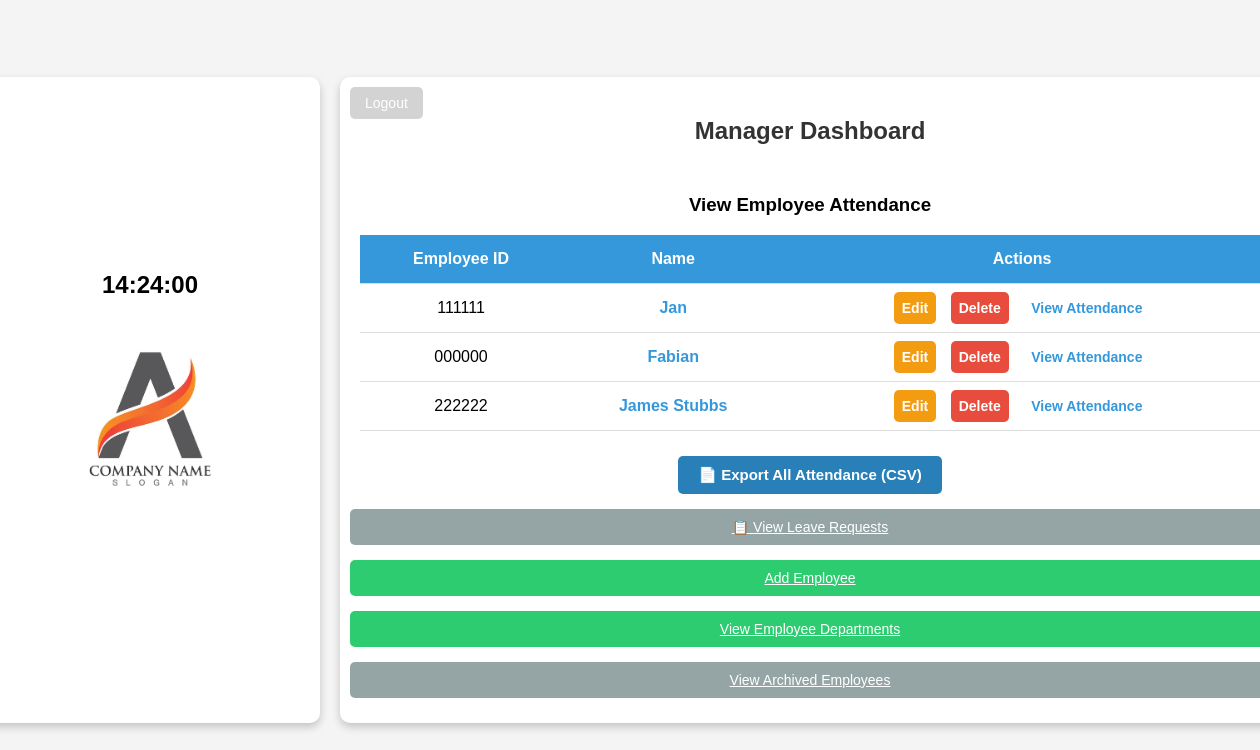
/manager/, run on the app's committed database.
### employees/models.py (models this page shows, shortened)
class Employee(AbstractBaseUser):
    employee_id = models.CharField(max_length=6, unique=True)
    name = models.CharField(max_length=100)
    passcode = models.CharField(max_length=6)
    department = models.ForeignKey(
        Department,
        on_delete=models.CASCADE,
        related_name='employees',
        null=False,
        default=""
    )
    is_manager = models.BooleanField(default=False)
    archived = models.BooleanField(default=False)
    archive_date = models.DateTimeField(null=True, blank=True)
    profile_picture = models.ImageField(upload_to='profile_pictures/', blank=True, null=True,default='profile_pictures/default.jpg')
    objects = EmployeeManager()
    USERNAME_FIELD = 'employee_id'
    REQUIRED_FIELDS = ['name']

### employees/views.py (the view)
# urls.py: path('manager/', views.manager_dashboard, name='manager_dashboard'),
def manager_dashboard(request):
    employees = Employee.objects.filter(archived=False)
    return render(request, 'employees/manager_dashboard.html', {'employees': employees})

### employees/templates/employees/manager_dashboard.html (shortened to what this page needs)
<!DOCTYPE html>
<html lang="en">
<head>
    {% load static %}
</head>
<body>
    <div class="wrapper">
        <div class="box left-box">
            <div class="clock" id="clock">00:00:00</div>
            <img src="{% static 'images/logo.jpg' %}" alt="Company Logo" class="logo">
        </div>
        <div class="box right-box">
            <a href="{% url 'logout' %}" class="logout-btn">Logout</a>
            <h2>Manager Dashboard</h2>
            <div class="attendance-container">
                <h3>View Employee Attendance</h3>
                <table>
                    <tr>
                        <th>Employee ID</th>
                        <th>Name</th>
                        <th>Actions</th>
                    </tr>
                    {% for employee in employees %}
                        {% if not employee.archived %}
                        <tr>
                            <td>{{ employee.employee_id }}</td>
                            <td>
                                <a href="{% url 'employee_detail' employee.employee_id %}">
                                    {{ employee.name }}
                                </a>
                            </td>
                            <td>
                                <a href="{% url 'update_employee' employee.employee_id %}" class="button edit-btn">Edit</a>
                                <a href="{% url 'archive_employee' employee.employee_id %}" class="button delete-btn">Delete</a>
                                <a href="{% url 'employee_attendance_records' employee.employee_id %}" class="button view-btn">View Attendance</a>
                            </td>
                        </tr>
                        {% endif %}
                    {% endfor %}
                </table>
                <div class="export-container">
                    <a href="{% url 'export_attendance_csv' %}" class="button export-btn">
                        📄 Export All Attendance (CSV)
                    </a>
                </div>
            </div>
            <a href="{% url 'view_leave_requests' %}" class="button archive-view-btn">📋 View Leave Requests</a>
            <a href="{% url 'add_employee' %}" class="button add-btn">Add Employee</a>
            <a href="{% url 'departments' %}" class="button add-btn">View Employee Departments</a>
            <a href="{% url 'archived_employees' %}" class="button archive-view-btn">View Archived Employees</a>
        </div>
    </div>
</body>
</html>

### employees/templates/employees/manager_dashboard.html (style rules this page uses)
body { font-family: Arial, sans-serif; background-color: #f4f4f4; display: flex; justify-content: center; align-items: center; height: 100vh; margin: 0; }
.wrapper { display: flex; gap: 20px; position: relative; }
.box { background: white; padding: 20px; border-radius: 10px; box-shadow: 0 4px 8px rgba(0, 0, 0, 0.2); display: flex; flex-direction: column; align-items: center; justify-content: center; }
.left-box { width: 300px; height: auto; text-align: center; display: flex; flex-direction: column; align-items: center; justify-content: center; }
.clock { font-size: 24px; font-weight: bold; margin-bottom: 20px; }
.right-box { width: 900px; max-height: 90vh; overflow-y: auto; overflow-x: hidden; text-align: center; position: relative; padding-bottom: 20px; }
.logo { width: 200px; height: 200px; object-fit: cover; border-radius: 50%; margin-bottom: 10px; }
.logout-btn { position: absolute; top: 10px; left: 10px; background-color: lightgray; color: white; padding: 8px 15px; border: none; border-radius: 5px; cursor: pointer; font-size: 14px; text-decoration: none; }
h2 { margin-bottom: 10px; color: #333; }
table { width: 100%; border-collapse: collapse; margin-top: 10px; }
th, td { padding: 15px; border-bottom: 1px solid #ddd; text-align: center; white-space: nowrap; }
th { background-color: #3498db; color: white; }
.button { padding: 8px; margin: 5px; font-size: 14px; border: none; border-radius: 5px; cursor: pointer; }
.edit-btn { background-color: #f39c12; color: white; }
.delete-btn { background-color: #e74c3c; color: white; }
.add-btn { background-color: #2ecc71; color: white; margin-top: 10px; padding: 10px; width: 100%; }
.attendance-container { text-align: center; width: 100%; max-width: 100%; margin-top: 20px; }
.archive-view-btn { background-color: #95a5a6; color: white; padding: 10px; border: none; border-radius: 5px; cursor: pointer; display: block; text-align: center; margin-top: 10px; width: 100%; }
td a { color: #3498db; text-decoration: none; font-weight: bold; }
.export-container { margin-top: 20px; display: flex; justify-content: center; }
.export-btn { background-color: #2980b9; color: white; padding: 10px 20px; font-size: 15px; border: none; border-radius: 5px; cursor: pointer; text-decoration: none; font-weight: bold; }

### data on the page
Employee: employee_id "111111", name "Jan"
Employee: employee_id "000000", name "Fabian"
Employee: employee_id "222222", name "James Stubbs"
